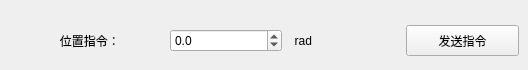
       <widget class="QWidget" name="pagePosition">
        <attribute name="title">
         <string>位置模式</string>
        </attribute>
        <widget class="QWidget" name="horizontalLayoutWidget_27">
         <property name="geometry">
          <rect>
           <x>50</x>
           <y>20</y>
           <width>469</width>
           <height>41</height>
          </rect>
         </property>
         <layout class="QHBoxLayout" name="horizontalLayout_34">
          <item>
           <widget class="QLabel" name="label_44">
            <property name="minimumSize">
             <size>
              <width>114</width>
              <height>0</height>
             </size>
            </property>
            <property name="text">
             <string>   位置指令：</string>
            </property>
           </widget>
          </item>
          <item>
           <widget class="QDoubleSpinBox" name="posCmdEdit">
            <property name="decimals">
             <number>1</number>
            </property>
            <property name="minimum">
             <double>-720.000000000000000</double>
            </property>
            <property name="maximum">
             <double>720.000000000000000</double>
            </property>
            <property name="singleStep">
             <double>0.500000000000000</double>
            </property>
           </widget>
          </item>
          <item>
           <widget class="QLabel" name="label_107">
            <property name="minimumSize">
             <size>
              <width>30</width>
              <height>0</height>
             </size>
            </property>
            <property name="text">
             <string>  rad  </string>
            </property>
           </widget>
          </item>
          <item>
           <widget class="QPushButton" name="writePosCmdBtn">
            <property name="minimumSize">
             <size>
              <width>113</width>
              <height>31</height>
             </size>
            </property>
            <property name="text">
             <string>发送指令</string>
            </property>
           </widget>
          </item>
         </layout>
        </widget>
       </widget>
